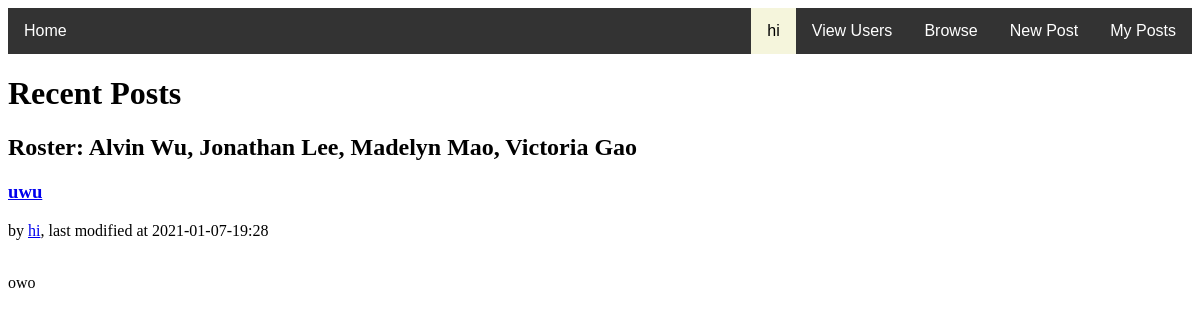
/all (signed in), run on an earlier commit of the app's database.
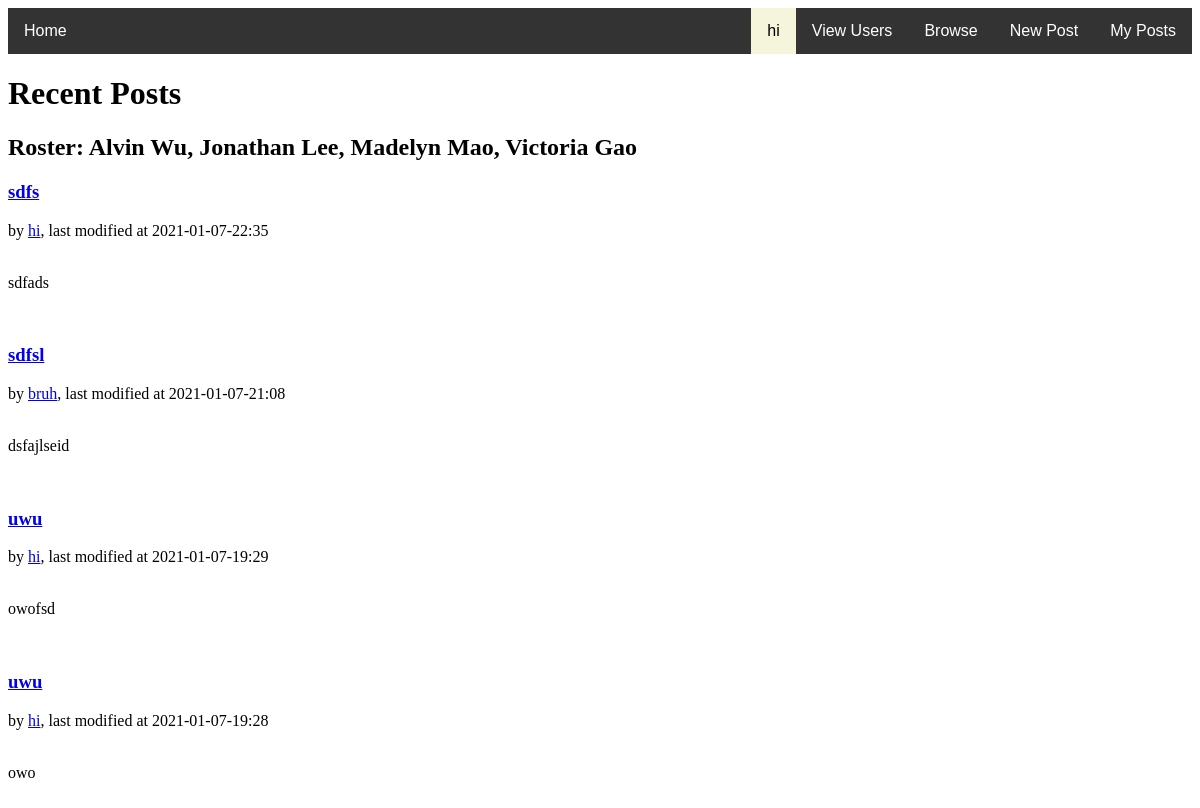
And on a later commit of the database.
### tables this page shows
CREATE TABLE posts(ID INTEGER NOT NULL PRIMARY KEY, UserID text NOT NULL, Title text NOT NULL, Text text, Date text);

CREATE TABLE users(ID INTEGER NOT NULL PRIMARY KEY, Username text NOT NULL, Password text, Bio text);

### app/__init__.py (the view)
@app.route("/all")
def viewall():
    c = db.cursor()
    c.execute('SELECT * FROM posts')
    posts1 = c.fetchall()
    c.execute('SELECT username FROM users')
    usernames = c.fetchall()
    c.close()
    authors = []
    for u in posts1:
        authors.append(usernames[int(u[1])-1])
    authors.reverse() #important to preserve order!!! quite a sloppy way to do it though, ideally it would be more well-nested.
    return render_template('viewallposts.html', posts=posts1, status = True, author = authors, user = session['username'])

### app/templates/viewallposts.html (shortened to what this page needs)
<!DOCTYPE html>
<html>
{% extends "base.html" %}
{% block body %}
  <head>
  </head>
  <body>
   <h1> Recent Posts</h1>
   <h2>
    Roster: Alvin Wu, Jonathan Lee, Madelyn Mao, Victoria Gao
    </h2>
    {% for p in posts|sort(attribute='0')|reverse %}
      <header>
        <div>
          <h3><a href="/post/{{p[0]}}">{{ p[2] }}</a></h3>
          <div class="authorinfo">by <a href="/blog/{{author[loop.index0][0]}}">{{ author[loop.index0][0] }}</a>, last modified at {{ p[4] }}</div>
        </div>
      </header>
      <br>
      <p class="body">{{ p[3] }}</p>
      <br>
    {% endfor %}
  </body>
{% endblock %}

### app/templates/base.html (shortened to what this page needs)
<!DOCTYPE html>
<html>
  <head>
    <link rel="stylesheet" href="{{ url_for('static', filename='css/main.css') }}">
  </head>
  <div class="navbar">
    {% if not (status) %}
      <a id="home" href="/">Home</a>
      <a href="/newuser">Sign Up</a>
    {% else %}
      <a id="home" href="/">Home</a>
      <a href="/blog">My Posts</a>
      <a href="/post/new"> New Post </a>
      <a href="/all"> Browse </a>
      <a href="/viewusers"> View Users </a>
        <div class="dropdown">
          <button id='dropbtn'>{{user}}</button>
        </div>
    {% endif %}
  </div>
  <body>
    {% block body %}{% endblock %}
  </body>

### app/static/css/main.css (style rules this page uses)
#home { float:left; }
.navbar { overflow: hidden; background-color: #333; font-family: Arial; }
.navbar a { float: right; font-size: 16px; color: white; text-align: center; padding: 14px 16px; text-decoration: none; }
.dropdown { float: right; overflow: hidden; color: white; background-color: inherit; }
.dropdown #dropbtn { font-size: 16px; border: none; outline: none; padding: 14px 16px; font-family: inherit; margin: 0; }
#dropbtn { background-color: beige; color: black; }

What changed in the data, as far as the page shows it:
added posts: Title "sdfs", {{ author[loop.index0][0] }} "hi", Date "2021-01-07-22:35", Text "sdfads"
added posts: Title "sdfsl", Date "2021-01-07-21:08", Text "dsfajlseid"
added users: Username "bruh"
added posts: Title "uwu", {{ author[loop.index0][0] }} "hi", Date "2021-01-07-19:29", Text "owofsd"
